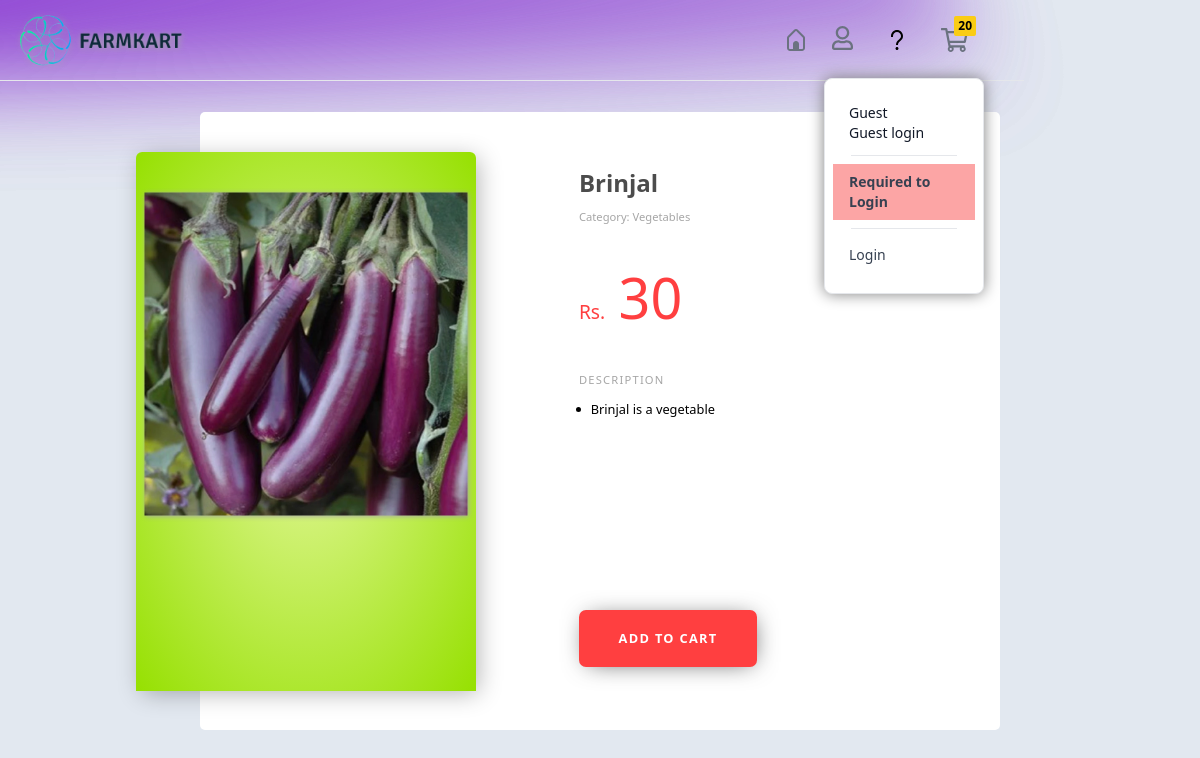
The page /store/vegetables/brinjal/ on the database its author committed.
### store/models.py (models this page shows, shortened)
class Product(models.Model):
    product_name = models.CharField(max_length=200)
    slug = models.SlugField(max_length=200)
    description = models.TextField(blank=True,)
    price = models.IntegerField()
    image = models.ImageField(blank=True,upload_to="photo/products")
    stock = models.IntegerField()
    is_available = models.BooleanField(default=True)
    category = models.ForeignKey(Categories, on_delete=models.CASCADE)
    created_date = models.DateTimeField(auto_now_add=True,)
    modified_date = models.DateTimeField(auto_now=True)

### categories/models.py (models this page shows, shortened)
class Categories(models.Model):
    category_name = models.CharField(max_length=50, unique=True)
    slug = models.SlugField(max_length=50, unique=True)
    description = models.TextField(max_length=255, blank=True)
    cat_image = models.ImageField(upload_to='photo/categories', blank=True)
    class Meta:
        verbose_name = "Category"
        verbose_name_plural = "Categories"
    def __str__(self) -> str:
        return self.category_name

### store/views.py (the view)
# urls.py: path('<slug:category_slug>/<slug:product_slug>/',views.product_detail, name='product_detail'),
def product_detail(request, category_slug, product_slug):
    try:
        single_product = Product.objects.get(category__slug = category_slug, slug = product_slug)
    except Exception as e:
        raise e
    context = {
        'single_product' : single_product,
        'total_items': len(CartItem.objects.all()),
    }
    return render(request, "store/product_detail.html",context)

### categories/context_processor.py (called while the page is built)
def menu(request):
    links = Categories.objects.all()
    return dict(links=links)

### templates/store/product_detail.html (shortened to what this page needs)
{% extends 'homepage_site/home_nav.html' %}
{% block content %}
{% load static %}
    <div class="parallelogram bg-gradient-to-br from-purple-700 to-transparent i fixed px-16 blur-lg"></div>
    <div class="parallelogram bg-gradient-to-br from-purple-700 to-transparent i fixed px-16 blur-lg "></div>
<div class="absolute py-20" style="z-index: -1;" >
<div class="my-8 card_detail_div" >
<section class="product">
	<div class="product__photo">
		<div class="photo-container">
			<div class="photo-main">
				<img src="{{ single_product.image.url }}" alt="green apple slice" class="scale-95">
			</div>
		</div>
	</div>
	<div class="product__info">
		<div class="title">
			<h1> {{ single_product.product_name }} </h1>
			<span>Category: {{ single_product.category }} </span>
		</div>
		<div class="price">
			Rs. <span> {{ single_product.price }} </span>
		</div>
		<div class="description" >
			<h3 class="uppercase">description</h3>
			<ul>
				<li>&nbsp {{ single_product.description }} </li>
			</ul>
		</div>
    {% if single_product.stock <= 0 %}
   <span style="color:red;font-size:24px;" class="border-4" >&nbsp; OUT OF STOCK  &nbsp;</span>
    {% else %}
    <a href="{% url 'add_cart' single_product.id %}">
		<button class="buy--btn mt-24">ADD TO CART</button>
    </a>
    {% endif %}
	</div>
</section>
</div>
{% endblock %}

### templates/store/product_detail.html (style rules this page uses)
.parallelogram { width: 500px; height: 50px; transform: skew(20deg) scale(300%); margin-left: -3rem; margin-top: -1rem; z-index: -5; }
h3 { font-size: 0.7em; letter-spacing: 1.2px; color: #a6a6a6; }
img { max-width: 100%; filter: drop-shadow(1px 1px 3px #a6a6a6); }
.card_detail_div { display: inline-flex; width: 100vw; }
.product { display: grid; grid-template-columns: 0.9fr 1fr; margin: auto; padding: 2.5em 0; width: 800px; height: 618px; max-width: 800px; background-color: white; border-radius: 5px; }
.product__photo { position: relative; }
.photo-container { position: absolute; left: -4em; display: grid; grid-template-rows: 1fr; width: 340px; height: 539px; border-radius: 6px; box-shadow: 4px 4px 25px -2px rgba(0, 0, 0, 0.3); }
.photo-main { border-radius: 6px 6px 0 0; background-color: #9be010; background: radial-gradient(#e5f89e, #96e001); }
.photo-main img { position: absolute; top: 2em; }
.product__info { padding: 0.8em 0; }
.title h1 { margin-bottom: 0.1em; color: #4c4c4c; font-size: 1.5em; font-weight: 900; }
.title span { font-size: 0.7em; color: #a6a6a6; }
.price { margin: 1.5em 0; color: #ff3f40; font-size: 1.2em; }
.price span { padding-left: 0.15em; font-size: 2.9em; }
.description { clear: left; margin: 2em 0; height: 110px; max-height: 110px; }
.description h3 { margin-bottom: 1em; }
.description ul { font-size: 0.8em; list-style: disc; margin-left: 1em; }
.description li { text-indent: -0.6em; margin-bottom: 0.5em; }
.buy--btn { padding: 1.5em 3.1em; border: none; border-radius: 7px; font-size: 0.8em; font-weight: 700; letter-spacing: 1.3px; color: #fff; background-color: #ff3f40; box-shadow: 2px 2px 25px -7px #4c4c4c; cursor: pointer; }

### rows shown on the page
Product: image (picture), product_name "Brinjal", category "Vegetables", price "30", description "Brinjal is a vegetable"

### other values the page prints
{{ total_items }} "20"
